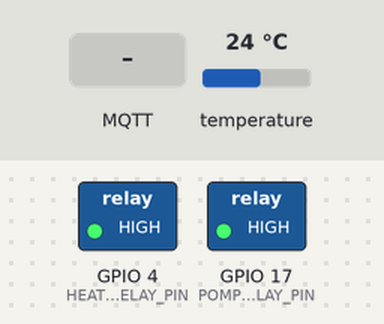
Bench run of a sketch on a simulated ESP32. Shown: switched loads named in the sketch (green lamp = pin HIGH). The inputs (shaded band) are chosen by the test bench; at power-on: temperature 24 °C. WiFi joins after 1.5 s; servers stay silent unless stated; no MQTT or app messages arrive unless stated; what the sketch prints to the serial monitor is not drawn.

Above: at 2.7 s.
2.8 s: MQTT message "on" arrives on the first subscribed topic
At 5.8 s:
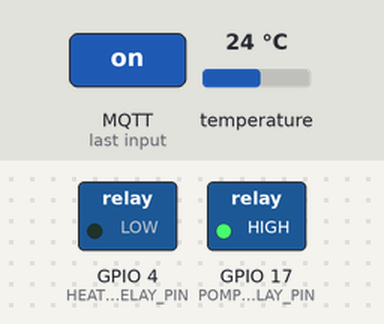
6.6 s: temperature set to 24.6 °C
12.1 s: temperature set to 25.4 °C
At 14.4 s:
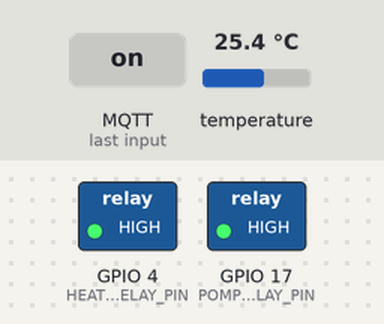
14.9 s: temperature set to 29.5 °C
17.3 s: temperature set to 30.7 °C
At 19.8 s:
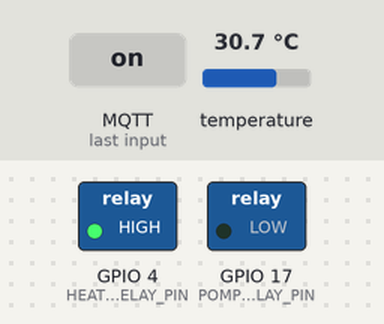
20.4 s: MQTT message "off" arrives on the first subscribed topic
At 21.4 s:
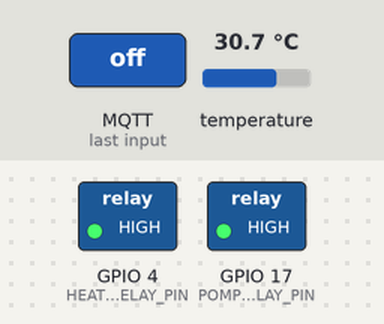
Timing chart, 0 to 23.4 s (numbered marks = the images above; inputs shaded):
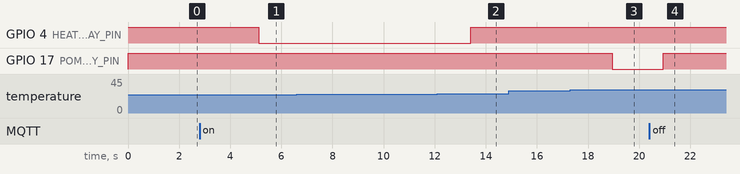

Measured:
- the behaviour switches between 24.9 and 25 °C on temperature (found by bisection; images 1 and 2)
- the behaviour switches between 30 and 30.1 °C on temperature (found by bisection; images 2 and 3)
- after the input at 2.8 s, GPIO 4 (HEATER_RELAY_PIN): HIGH → LOW after 2.3 s
- after the input at 6.6 s, every drawn part: stays the same
- after the input at 12.1 s, GPIO 4 (HEATER_RELAY_PIN): LOW → HIGH after 1.3 s
- after the input at 14.9 s, every drawn part: stays the same
- after the input at 17.3 s, GPIO 17 (POMPA_RELAY_PIN): HIGH → LOW after 1.6 s
- after the input at 20.4 s, GPIO 17 (POMPA_RELAY_PIN): LOW → HIGH after 0.55 s

The sketch:

arduino_code_updated.ino
```cpp
#include <WiFi.h>
#include <PubSubClient.h>
#include <OneWire.h>
#include <DallasTemperature.h>

// Pin konfigurasi
#define HEATER_RELAY_PIN 4
#define POMPA_RELAY_PIN 17
#define ONE_WIRE_BUS 33

// WiFi
const char* ssid = "FASILKOM-ACCESS";
const char* password = "Integer!";

// MQTT Broker
const char* mqtt_server = "test.mosquitto.org";

// Global MQTT dan sensor
WiFiClient espClient;
PubSubClient client(espClient);
OneWire oneWire(ONE_WIRE_BUS);
DallasTemperature sensors(&oneWire);

// Mode pengendalian
enum Mode { OFF, AUTO };
Mode mode = OFF;

// Ambang suhu (default values yang sama dengan Flutter)
float ambangMinimum = 25.0;
float ambangMaksimum = 30.0;

// Timer durasi aktif
unsigned long heaterOnTime = 0;
unsigned long pompaOnTime = 0;
unsigned long lastHeaterMillis = 0;
unsigned long lastPompaMillis = 0;
bool heaterStatus = false;
bool pompaStatus = false;

// Timer publish data
unsigned long lastPublishMillis = 0;
unsigned long lastStatusPublish = 0;

void setup_wifi() {
  delay(10);
  Serial.print("Menghubungkan ke WiFi ");
  Serial.println(ssid);
  WiFi.begin(ssid, password);
  while (WiFi.status() != WL_CONNECTED) {
    delay(500);
    Serial.print(".");
  }
  Serial.println("\nWiFi terhubung");
}

void callback(char* topic, byte* payload, unsigned int length) {
  String msg;
  for (unsigned int i = 0; i < length; i++) {
    msg += (char)payload[i];
  }
  msg.trim();
  msg.toLowerCase();

  if (String(topic) == "esp/mode") {
    if (msg == "on") {
      mode = AUTO;
      Serial.println("Mode: AUTO");
    } else if (msg == "off") {
      mode = OFF;
      Serial.println("Mode: OFF");
      // Turn off devices when mode is OFF
      digitalWrite(HEATER_RELAY_PIN, HIGH);
      digitalWrite(POMPA_RELAY_PIN, HIGH);
      heaterStatus = false;
      pompaStatus = false;
      // Publish status immediately
      client.publish("esp/status_heater", "off", true);
      client.publish("esp/status_pompa", "off", true);
    }
  } else if (String(topic) == "esp/batas_min") {
    float val = msg.toFloat();
    if (val < ambangMaksimum) {
      ambangMinimum = val;
      Serial.print("Suhu minimum diubah menjadi ");
      Serial.println(ambangMinimum);
      client.publish("esp/batas_min_terkini", String(ambangMinimum).c_str(), true);
    } else {
      Serial.println("ERROR: suhu minimum harus < suhu maksimum");
    }
  } else if (String(topic) == "esp/batas_max") {
    float val = msg.toFloat();
    if (val > ambangMinimum) {
      ambangMaksimum = val;
      Serial.print("Suhu maksimum diubah menjadi ");
      Serial.println(ambangMaksimum);
      client.publish("esp/batas_max_terkini", String(ambangMaksimum).c_str(), true);
    } else {
      Serial.println("ERROR: suhu maksimum harus > suhu minimum");
    }
  }
}

void reconnect() {
  while (!client.connected()) {
    Serial.print("Menyambung ke MQTT...");
    if (client.connect("esp32_client")) {
      Serial.println("Tersambung ke Mosquitto");

      // Subscribe to topics
      client.subscribe("esp/mode");
      client.subscribe("esp/batas_min");
      client.subscribe("esp/batas_max");

      // Publish initial values
      client.publish("esp/batas_min_terkini", String(ambangMinimum).c_str(), true);
      client.publish("esp/batas_max_terkini", String(ambangMaksimum).c_str(), true);
      client.publish("esp/mode", mode == AUTO ? "on" : "off", true);
      client.publish("esp/status_heater", heaterStatus ? "on" : "off", true);
      client.publish("esp/status_pompa", pompaStatus ? "on" : "off", true);

    } else {
      Serial.print("Gagal, coba lagi 5 detik\n");
      delay(5000);
    }
  }
}

void publishStatus() {
  // Publish heater and pompa status
  client.publish("esp/status_heater", heaterStatus ? "on" : "off", true);
  client.publish("esp/status_pompa", pompaStatus ? "on" : "off", true);
}

void setup() {
  Serial.begin(115200);
  pinMode(HEATER_RELAY_PIN, OUTPUT);
  pinMode(POMPA_RELAY_PIN, OUTPUT);
  digitalWrite(HEATER_RELAY_PIN, HIGH);  // Relay OFF
  digitalWrite(POMPA_RELAY_PIN, HIGH);   // Relay OFF
  sensors.begin();
  setup_wifi();
  client.setServer(mqtt_server, 1883);
  client.setCallback(callback);
}

void loop() {
  if (!client.connected()) {
    reconnect();
  }
  client.loop();

  sensors.requestTemperatures();
  float suhu = sensors.getTempCByIndex(0);
  Serial.print("Suhu: ");
  Serial.print(suhu);
  Serial.print("°C, Mode: ");
  Serial.print(mode == AUTO ? "AUTO" : "OFF");
  Serial.print(", Heater: ");
  Serial.print(heaterStatus ? "ON" : "OFF");
  Serial.print(", Pompa: ");
  Serial.println(pompaStatus ? "ON" : "OFF");

  // Publish temperature every loop
  client.publish("esp/suhu", String(suhu).c_str(), true);

  unsigned long now = millis();
  bool statusChanged = false;

  if (mode == AUTO) {
    // HEATER CONTROL
    if (suhu < ambangMinimum) {
      digitalWrite(HEATER_RELAY_PIN, LOW); // Turn ON heater
      if (!heaterStatus) {
        heaterStatus = true;
        lastHeaterMillis = now;
        statusChanged = true;
        Serial.println("Heater ON - Suhu terlalu rendah");
      }
    } else {
      digitalWrite(HEATER_RELAY_PIN, HIGH); // Turn OFF heater
      if (heaterStatus) {
        heaterOnTime += (now - lastHeaterMillis) / 1000;
        heaterStatus = false;
        statusChanged = true;
        Serial.println("Heater OFF - Suhu sudah cukup");
      }
    }

    // POMPA CONTROL
    if (suhu > ambangMaksimum) {
      digitalWrite(POMPA_RELAY_PIN, LOW); // Turn ON pompa
      if (!pompaStatus) {
        pompaStatus = true;
        lastPompaMillis = now;
        statusChanged = true;
        Serial.println("Pompa ON - Suhu terlalu tinggi");
      }
    } else {
      digitalWrite(POMPA_RELAY_PIN, HIGH); // Turn OFF pompa
      if (pompaStatus) {
        pompaOnTime += (now - lastPompaMillis) / 1000;
        pompaStatus = false;
        statusChanged = true;
        Serial.println("Pompa OFF - Suhu sudah normal");
      }
    }
  } else {
    // Mode OFF - turn off all devices
    digitalWrite(HEATER_RELAY_PIN, HIGH);
    digitalWrite(POMPA_RELAY_PIN, HIGH);
    if (heaterStatus || pompaStatus) {
      heaterStatus = false;
      pompaStatus = false;
      statusChanged = true;
    }
  }

  // Publish status immediately when changed
  if (statusChanged || (now - lastStatusPublish >= 5000)) {
    publishStatus();
    lastStatusPublish = now;
  }

  // Publish duration every 60 seconds
  if (now - lastPublishMillis >= 60000) {
    lastPublishMillis = now;
    client.publish("esp/durasi_heater", String(heaterOnTime).c_str(), true);
    client.publish("esp/durasi_pompa", String(pompaOnTime).c_str(), true);

    Serial.print("Total durasi - Heater: ");
    Serial.print(heaterOnTime);
    Serial.print("s, Pompa: ");
    Serial.print(pompaOnTime);
    Serial.println("s");
  }

  delay(2000);
}
```
